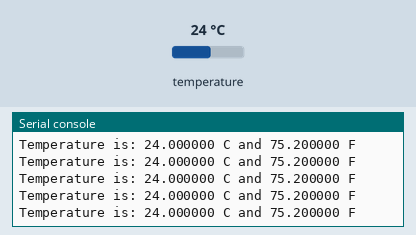
Bench run of a program on a simulated CircuitPython board. Shown: the last lines printed to the serial console. The test bench sets the inputs (shaded band); at power-on: temperature 24 °C.

Above: at 1.2 s.
1.3 s: temperature set to 12 °C
At 1.69 s:
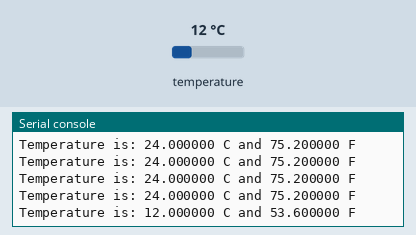
2.8 s: temperature set to 19 °C
At 2.94 s:
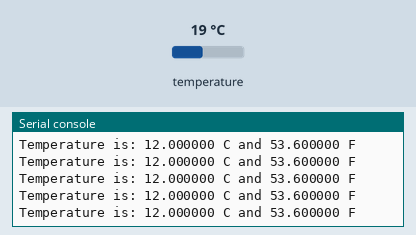
Timing chart, 0 to 5.8 s (numbered marks = the images above; inputs shaded):
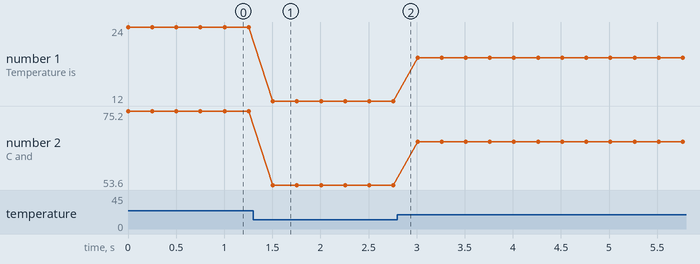

Measured:
- after the input at 1.3 s, the serial console: prints a new line after 0.20 s (image 1)
- plotted number 1: 24 → 12 after the input at 1.3 s, 12 → 19 after the input at 2.8 s
- plotted number 2: 75.2 → 53.6 after the input at 1.3 s, 53.6 → 66.2 after the input at 2.8 s

The program:

temperature.py
```python
"""This example uses the temperature sensor, located next to the picture of a thermometer on the
CPB. It prints the temperature """
import time
import board
import adafruit_thermistor

thermistor = adafruit_thermistor.Thermistor(board.TEMPERATURE, 10000, 10000, 25, 3950)

while True:
    temperature_c = thermistor.temperature
    temperature_f = thermistor.temperature * 9 / 5 + 32
    print("Temperature is: %f C and %f F" % (temperature_c, temperature_f))
    time.sleep(0.25)
```
